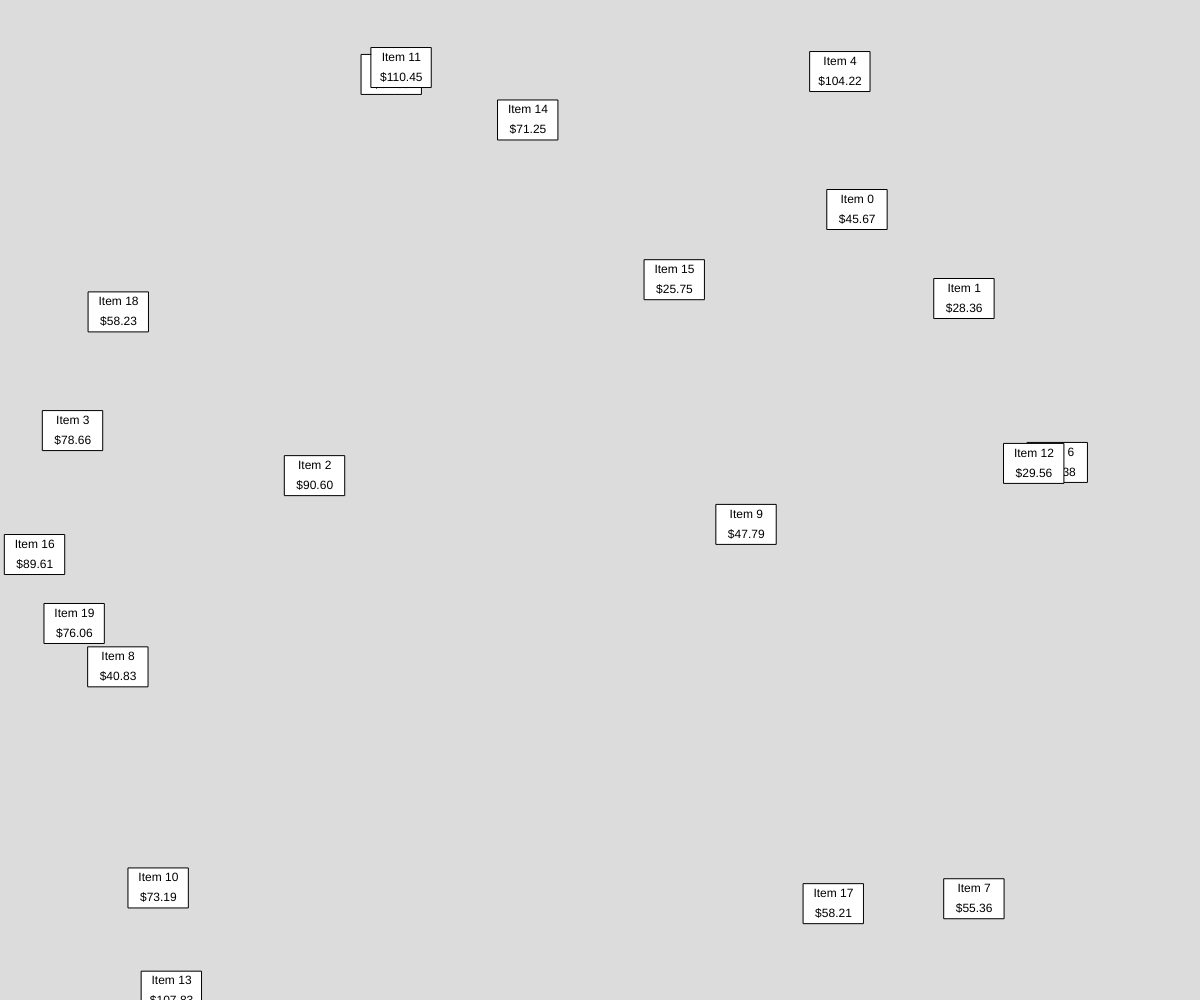
Frame 1 (no input)
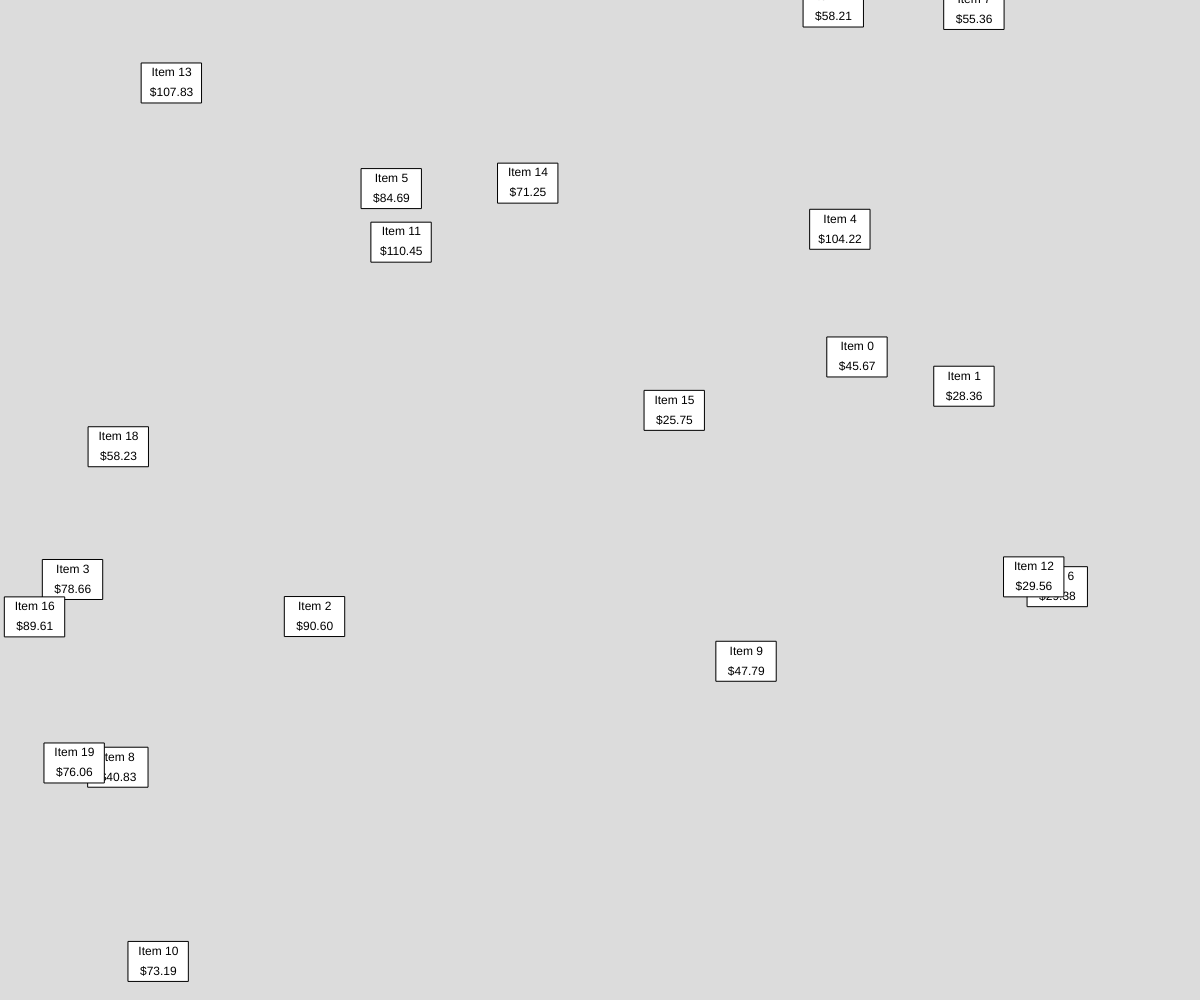
Frame 60 (no input)
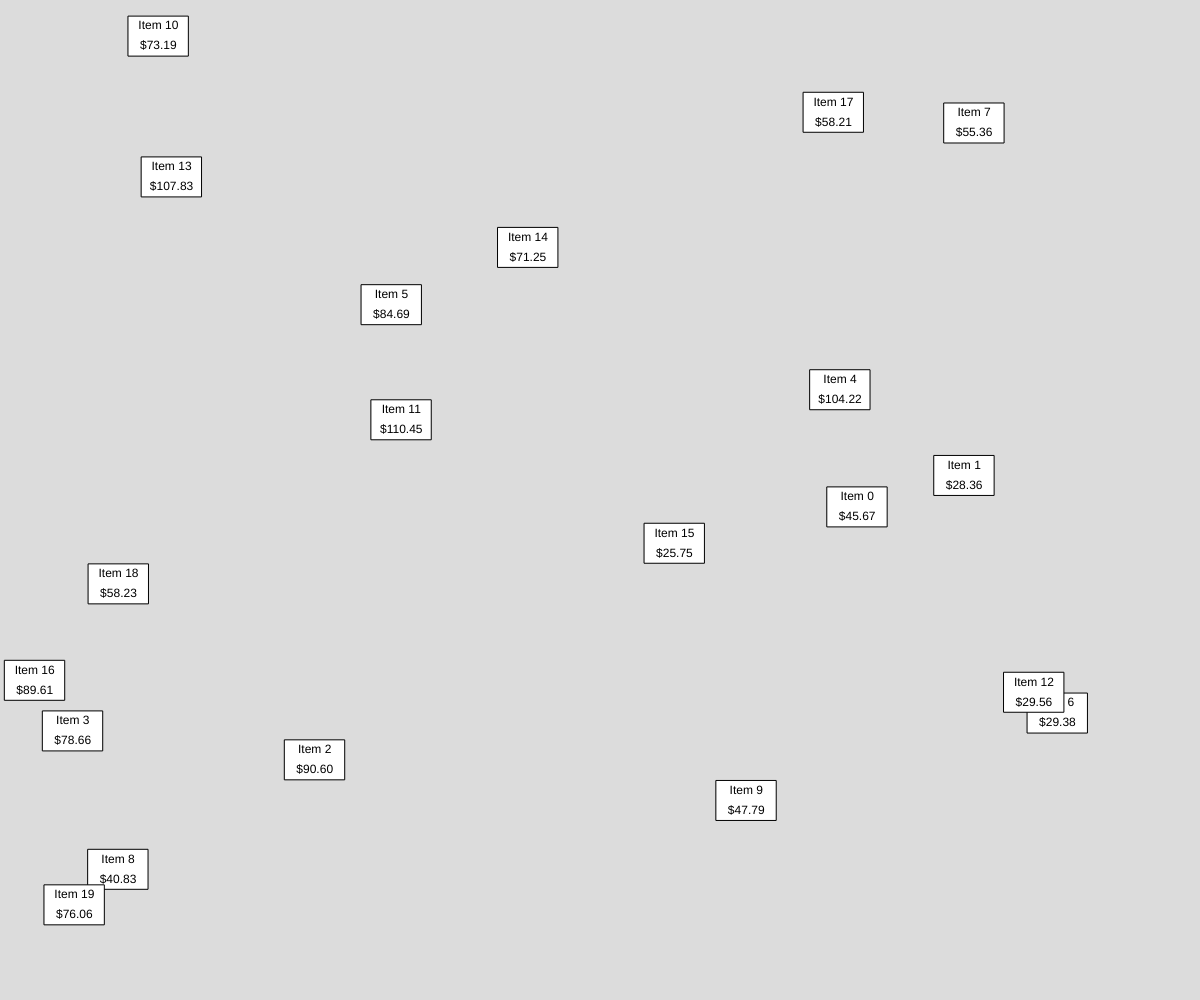
Frame 120 (the mouse pressed at the canvas centre since frame 60)

The p5.js sketch that drew these frames (run headless with seeded random() and noise() and a simulated clock; from frame 60 on, the mouse is pressed at the canvas centre):

// p5.js sketch
// ── sketch.js
// CS30 Monday Challenge
// Your Name
// Date
//
// Extra for Experts:
// - describe what you did to take this project "above and beyond"

//global variables
let items = [];
let provinces = new Map();
let currentProv = "SK";
let products = [];

function setup() {
  createCanvas(windowWidth, windowHeight);
  for (let i = 0; i < 20; i++) {//create 20 objects
    let item = {
      x: random(width),
      y: random(height),
      speedY: random(1, 3),
      basePrice: random(10, 100),
      name: "Item " + i
    };
    items.push(item);
  }

  //province map
  provinces.set("SK", { tax: 1.11 });
  provinces.set("AB", { tax: 1.05 });
  provinces.set("ON", { tax: 1.13 });
}

function draw() {
  background(220);
  let rules = provinces.get(currentProv);
  for (let i = 0; i < 20; i++) {
    items[i].y += items[i].speedY;
    if (items[i].y > height) items[i].y = 0;
    //draw rectangle
    rectMode(CENTER);
    textAlign(CENTER, CENTER);
    let totalPrice = items[i].basePrice * rules.tax;

    rect(items[i].x, items[i].y, 60, 40);
    text(items[i].name, items[i].x, items[i].y - 10);
    text("$" + totalPrice.toFixed(2), items[i].x, items[i].y + 10);
  }
}

function keyPressed(){
  if( key === '1')currentProv = "SK";
  if( key === '2')currentProv = "AB";
  if( key === '3')currentProv = "ON";
  if( key === 'x' || key === 'X')items.pop();
}
